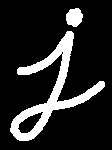
#> input picture j.png, 112 x 150 px
$ python Morph.py
#> lines starting #> are read from the running program, lines starting #| are printed output that depends on the picture; after the words box and inside, x2 and y2 are one past the last pixel; in counts of white or black regions, pixels touching at a corner belong together
import cv2
import numpy as np
from matplotlib import pyplot as plt

img = cv2.imread('j.png')
#> img is the input picture: shape (150, 112, 3); 15.3% white; 2 white regions, box (x1, y1, x2, y2) and area: (10, 31, 105, 141) 2331, (66, 8, 83, 27) 245
kernel = np.ones((5,5),np.uint8)
erosion = cv2.erode(img,kernel,iterations=1)
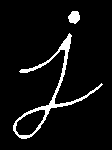
#> erosion: shape (150, 112, 3); 6% white; 2 white regions, box (x1, y1, x2, y2) and area: (13, 33, 103, 139) 898, (68, 11, 80, 24) 117
opening = cv2.morphologyEx(img,cv2.MORPH_TOPHAT,kernel)
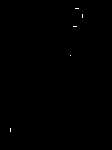
#> opening: shape (150, 112, 3); 0.1% white in thin lines or dots, all inside (x1, y1, x2, y2) = (10, 8, 83, 132)

plt.subplot(1,2,1)
plt.imshow(img)
plt.subplot(1,2,2)
plt.imshow(opening)
plt.show()
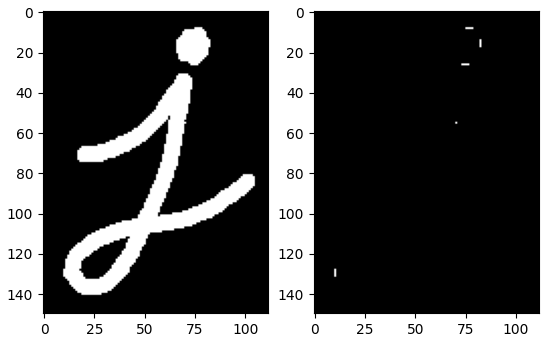
#> figure drawn by matplotlib, 2 panels
